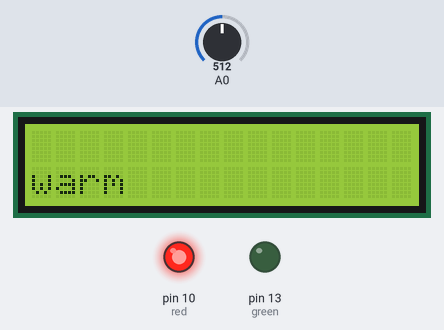
A sketch run on a simulated Arduino Uno, built with avr-gcc and run on an emulated ATmega328P. Parts: 16×2 character LCD, output pins drawn as LEDs (lit = HIGH). The test bench sets the inputs (shaded band); at power-on: A0 = 512. What the sketch prints to the serial monitor is not drawn.

Above: at 2.6 s.
2.7 s: A0 set to 96
7.2 s: A0 set to 82
At 10.8 s:
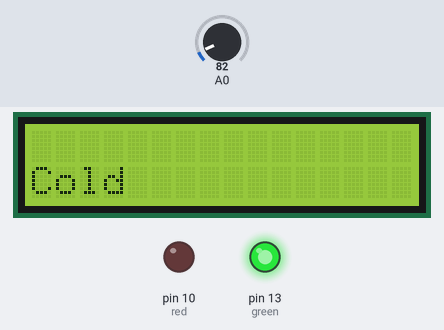
11.5 s: A0 set to 122
At 15.1 s:
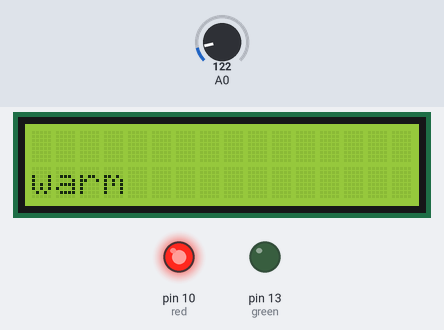
15.5 s: A0 set to 33
At 19.5 s:
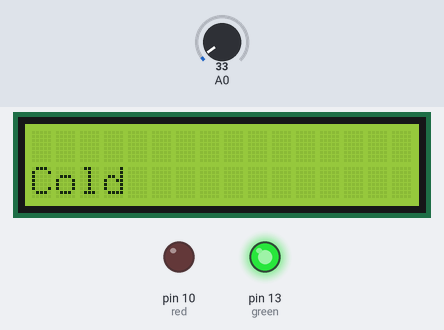
Timing chart, 0 to 20.5 s (numbered marks = the images above; inputs shaded):
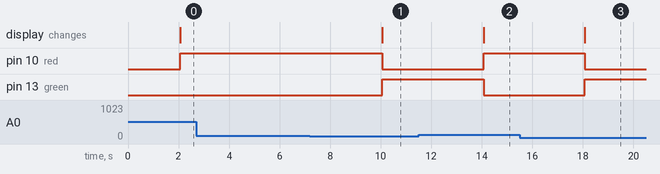

The sketch:

sketch_Show_Temp_LCD.ino
```cpp
#include <LiquidCrystal.h>

const int rs=12, en =11, d4=5,d5=1,d6=3,d7=2;

LiquidCrystal lcd (rs, en, d4, d5, d6, d7) ;

float temp = 0;

int green = 13;

int red = 10;

void setup () {

//I put your setup code here, to run once:

lcd. begin (16, 2) ;

temp = analogRead (A0) ;

Serial. begin (9600);
 pinMode (green , OUTPUT);
 pinMode (red, OUTPUT);

}

void loop( ){

//I put your main code here, to run repeatedly:

lcd. setCursor (0, 0) ;

int data = analogRead (A0);

float voltage = data *0.48828125;

//Eloat temperature =voltage /10 ;

Serial. print ("temp =");

Serial. println (voltage) ;

lcd. setCursor (0, 0) ;

 delay (2000) ;

if (voltage >43){

lcd. setCursor (0, 1) ;

lcd.print ("warm");

digitalWrite (red , HIGH);

digitalWrite (green,LOW) ;

}else{

lcd. setCursor (0, 1) ;

lcd. print ("Cold");

digitalWrite (red , LOW);
digitalWrite (green , HIGH);

}
}
```

Measured:
- the behaviour switches between 89 and 88 on A0 (found by bisection; images 0 and 1)
- after the input at 2.7 s, every drawn part: stays the same
- after the input at 7.2 s, pin 10 (red): HIGH → LOW after 2.9 s; pin 13 (green): LOW → HIGH after 2.9 s; the display: changes after 2.9 s (image 1)
- after the input at 11.5 s, pin 10 (red): LOW → HIGH after 2.6 s; pin 13 (green): HIGH → LOW after 2.6 s; the display: changes after 2.6 s (image 2)
- after the input at 15.5 s, pin 10 (red): HIGH → LOW after 2.6 s; pin 13 (green): LOW → HIGH after 2.6 s; the display: changes after 2.6 s (image 3)
